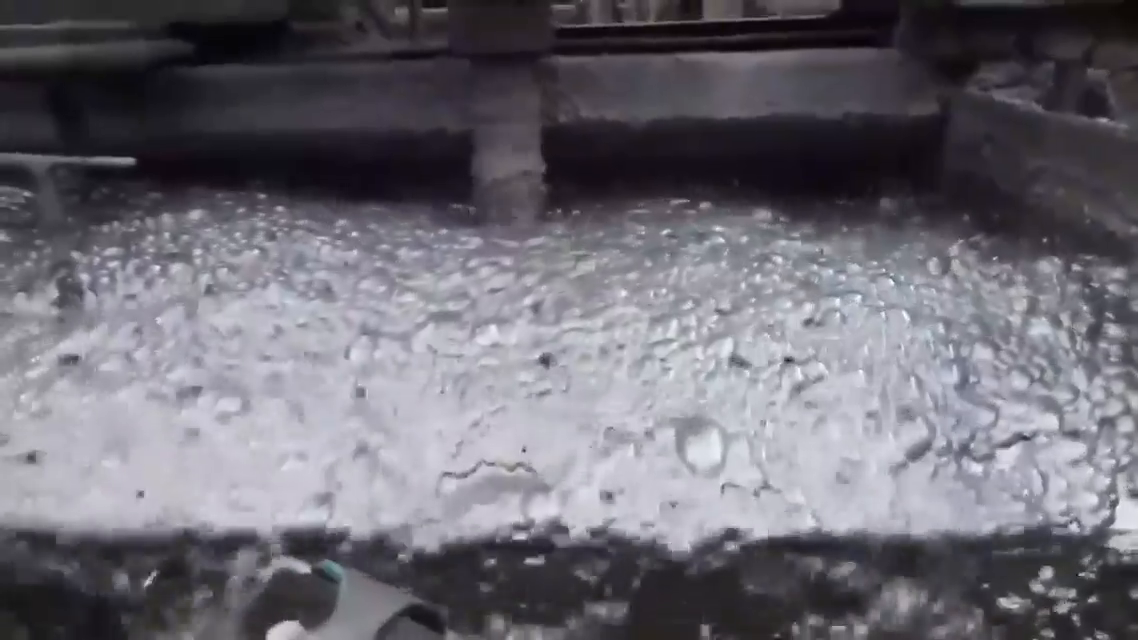
#> input picture frame 73 of Videos/sample_imagesstest_clip.mp4.mp4, 1138 x 640 px
$ python cv_features.py   (older library calls are emulated)
#> lines starting #> are read from the running program, lines starting #| are printed output that depends on the picture; after the words box and inside, x2 and y2 are one past the last pixel; in counts of white or black regions, pixels touching at a corner belong together
"""
cv_features.py
Computer vision functions that extract measurable froth characteristics
from images and video, mirroring what a human operator visually judges.
"""

import cv2
import numpy as np


def get_frames_from_video(video_path, num_frames=2):
    """
    Reads a short video/image-sequence file and returns the first
    `num_frames` frames as a list of images (numpy arrays).
    We need at least 2 frames to calculate froth speed via optical flow.
    """
    cap = cv2.VideoCapture(str(video_path))
    frames = []

    while len(frames) < num_frames:
        success, frame = cap.read()
        if not success:
            break  # video ended before we got enough frames
        frames.append(frame)

    cap.release()  # always release video resources when done
    return frames


def extract_color_feature(frame):
    """
    Converts the frame to HSV color space and returns the average hue.
    Hue isolates 'what color' independent of brightness/lighting -
    useful because plant lighting conditions vary a lot.
    """
    hsv = cv2.cvtColor(frame, cv2.COLOR_BGR2HSV)
    avg_hue = float(np.mean(hsv[:, :, 0]))  # channel 0 = Hue
    return avg_hue


def extract_bubble_size(frame):
    """
    Estimates average bubble size using thresholding and contour detection.

    Steps:
    1. Convert to grayscale (bubble edges show up as intensity changes)
    2. Apply adaptive threshold to highlight bubble boundaries
    3. Find contours (outlines of connected regions)
    4. Return the average area of detected contours as a proxy for bubble size
    """
    gray = cv2.cvtColor(frame, cv2.COLOR_BGR2GRAY)

    # Adaptive threshold handles uneven lighting better than a fixed threshold
    thresh = cv2.adaptiveThreshold(
        gray, 255,
        cv2.ADAPTIVE_THRESH_GAUSSIAN_C,
        cv2.THRESH_BINARY_INV,
        blockSize=11,
        C=2
    )

    contours, _ = cv2.findContours(thresh, cv2.RETR_EXTERNAL, cv2.CHAIN_APPROX_SIMPLE)

    if not contours:
        return 0.0  # no bubbles detected - avoid crashing on empty froth images

    areas = [cv2.contourArea(c) for c in contours]
    # Filter out tiny noise specks (adjust threshold as we test on real images)
    areas = [a for a in areas if a > 5]

    if not areas:
        return 0.0

    avg_bubble_area = float(np.mean(areas))
    return avg_bubble_area


def extract_texture_score(frame):
    """
    Measures froth texture using Laplacian variance.
    Smooth, stable froth = low variance.
    Chunky, unstable, or overly aerated froth = high variance.
    """
    gray = cv2.cvtColor(frame, cv2.COLOR_BGR2GRAY)
    laplacian = cv2.Laplacian(gray, cv2.CV_64F)
    texture_score = float(laplacian.var())
    return texture_score


def extract_froth_speed(frame1, frame2):
    """
    Calculates froth movement speed using Farneback optical flow -
    comparing pixel movement between two consecutive frames.

    Returns the average motion magnitude across the whole image,
    which acts as our 'froth speed' feature.
    """
    gray1 = cv2.cvtColor(frame1, cv2.COLOR_BGR2GRAY)
    gray2 = cv2.cvtColor(frame2, cv2.COLOR_BGR2GRAY)

    flow = cv2.calcOpticalFlowFarneback(
        gray1, gray2, None,
        pyr_scale=0.5, levels=3, winsize=15,
        iterations=3, poly_n=5, poly_sigma=1.2, flags=0
    )

    # flow has an (x, y) movement vector per pixel - we compute magnitude
    magnitude, _ = cv2.cartToPolar(flow[..., 0], flow[..., 1])
    avg_speed = float(np.mean(magnitude))
    return avg_speed


def extract_all_features(video_path):
    """
    Orchestrates the full feature extraction pipeline for one video/clip:
    - Reads first 2 frames
    - Calculates color, bubble size, and texture from the latest frame
    - Calculates speed by comparing the two frames

    Returns a dictionary matching our database's froth_features table.
    """
    frames = get_frames_from_video(video_path, num_frames=2)
#> in get_frames_from_video, frame is the input picture: shape (640, 1138, 3); mean B, G, R 114.5, 105.8, 108.3
#> frames = 2 items

    if len(frames) < 2:
        raise ValueError(
            f"Need at least 2 frames to calculate froth speed, "
            f"but only got {len(frames)} from {video_path}"
        )

    latest_frame = frames[-1]
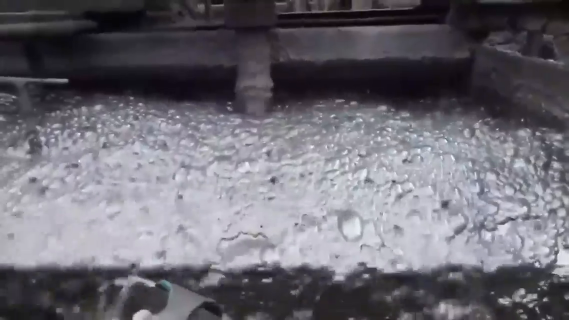
#> latest_frame: shape (640, 1138, 3) (shown at 1/2 size); mean B, G, R 114.4, 105.7, 108.2

    features = {
        "color_hue_avg": extract_color_feature(latest_frame),
        "avg_bubble_size": extract_bubble_size(latest_frame),
        "texture_score": extract_texture_score(latest_frame),
        "froth_speed": extract_froth_speed(frames[0], frames[1]),
    }
#> in extract_color_feature, `avg_hue = float(np.mean(hsv[:, :, 0]))`: avg_hue = 126.4
#> in extract_bubble_size, `thresh = cv2.adaptiveThreshold( gray, 255, cv2.ADAPTIVE_THRESH_GAUSSIA..`:
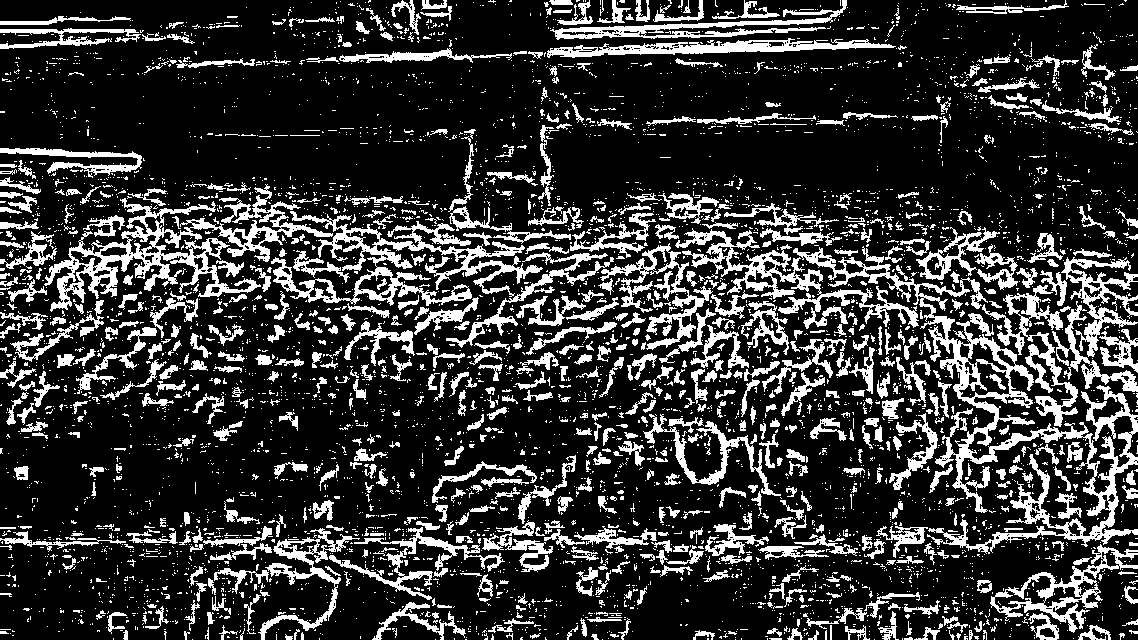
#> thresh: shape (640, 1138); 21% white; 5403 white regions (4654 under 20 px)
#> in extract_bubble_size, `contours, _ = cv2.findContours(thresh, cv2.RETR_EXTERNAL, cv2.CHAIN_AP..`: contours = 5371 contours, 4857 with area under 20; largest, box (x1, y1, x2, y2) and area: (793, 246, 1138, 554) 12713, (44, 184, 333, 312) 8356, (271, 211, 543, 306) 6319, (675, 228, 919, 329) 3996, (990, 544, 1138, 633) 3608
#> in extract_bubble_size, `areas = [cv2.contourArea(c) for c in contours]`: areas = 5371 values, max 12713 at index 3343, min 0 at index 0, mean 21.46
#> in extract_bubble_size, `areas = [a for a in areas if a > 5]`: areas = 925 values, max 12713 at index 683, min 5.5 at index 9, mean 122.6
#> in extract_bubble_size, `avg_bubble_area = float(np.mean(areas))`: avg_bubble_area = 122.6
#> in extract_texture_score, `laplacian = cv2.Laplacian(gray, cv2.CV_64F)`:
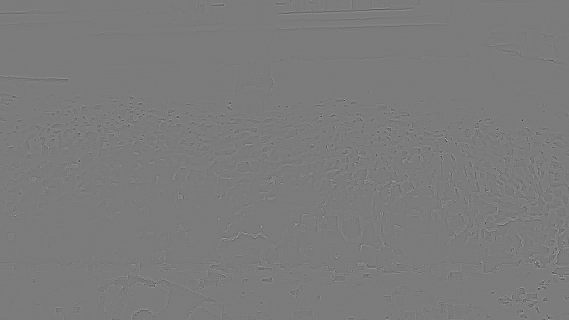
#> laplacian: shape (640, 1138) float64 (shown at 1/2 size); min -151, max 160, mean 0; drawn with min black and max white
#> in extract_texture_score, `texture_score = float(laplacian.var())`: texture_score = 38.68
#> in extract_froth_speed, `magnitude, _ = cv2.cartToPolar(flow[..., 0], flow[..., 1])`:
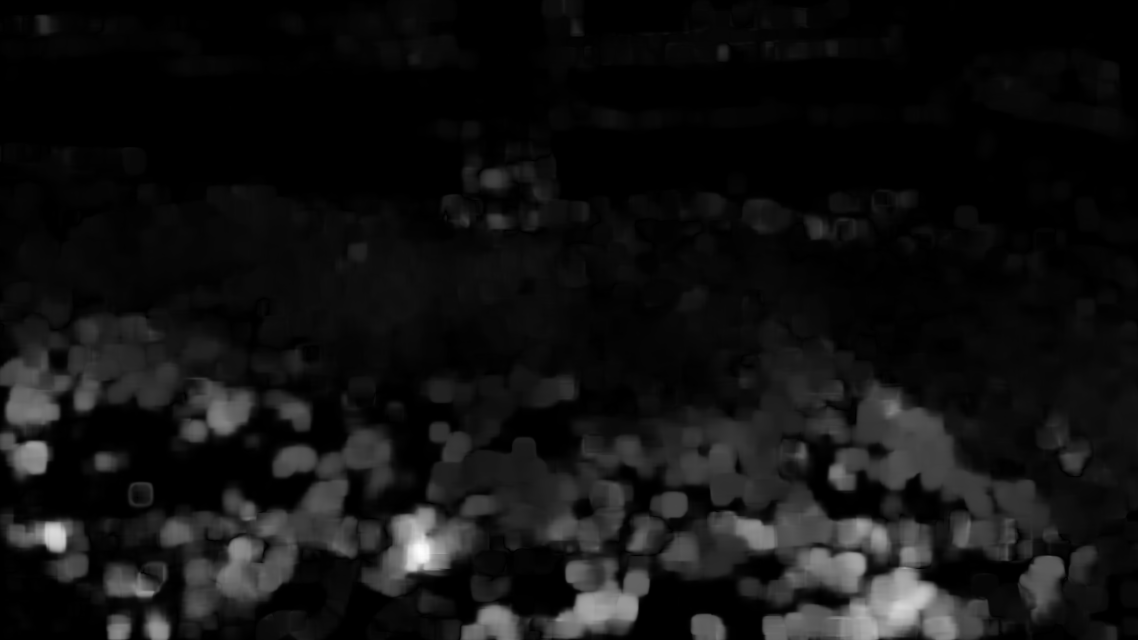
#> magnitude: shape (640, 1138) float32; min 0, max 30.74, mean 2.2; drawn with min black and max white
#> in extract_froth_speed, `avg_speed = float(np.mean(magnitude))`: avg_speed = 2.18
#> features = {'color_hue_avg': 126.4, 'avg_bubble_size': 122.6, 'texture_score': 38.68, 'froth_speed': 2.18}

    return features


if __name__ == "__main__":
    from pathlib import Path

    # Scan the videos folder for all .mp4 files, instead of needing one exact filename
    videos_folder = Path("videos")
    video_files = list(videos_folder.glob("*.mp4"))

    if not video_files:
        print(f"No .mp4 files found in {videos_folder.resolve()}")
    else:
        print(f"Found {len(video_files)} video(s). Testing feature extraction on each:\n")

        for video_path in video_files:
            print(f"--- {video_path.name} ---")
            try:
                result = extract_all_features(video_path)
#> result has the same summary as features in extract_all_features
                for key, value in result.items():
                    print(f"  {key}: {value:.4f}")
#> this loop made 4 passes
#> (key, value) on passes 1 to 4: ('color_hue_avg', 126.4), ('avg_bubble_size', 122.6), ('texture_score', 38.68), ('froth_speed', 2.18)
#> (printed output is left out)
            except Exception as e:
                print(f"  Error during feature extraction: {e}")
            print()  # blank line between videos

$ run again, starting later in the video
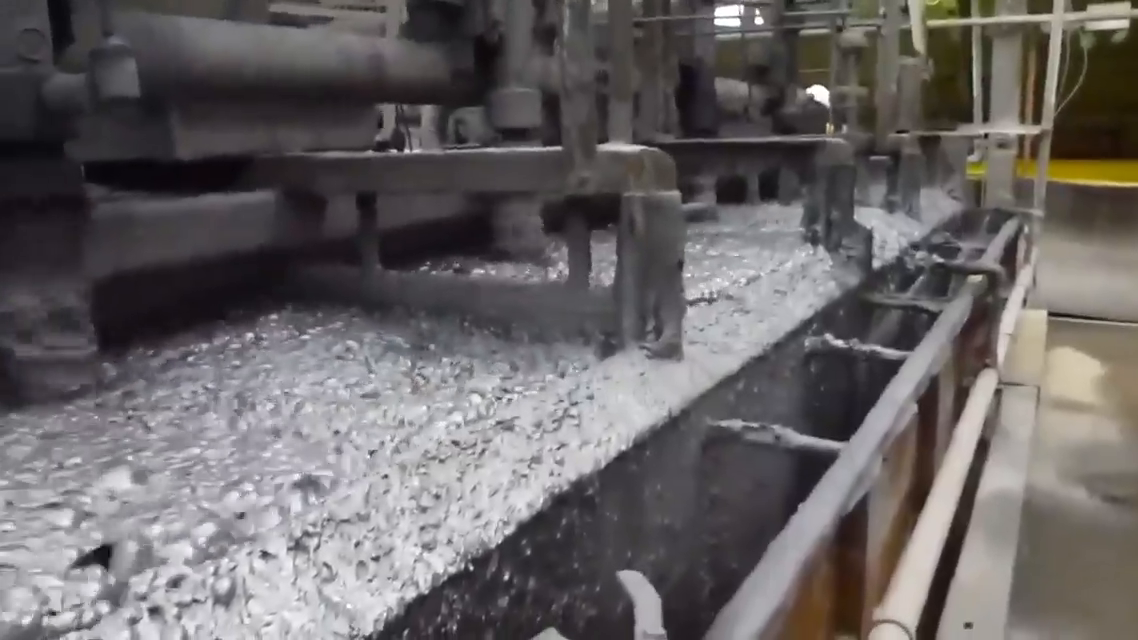
#> input picture frame 331 of Videos/sample_imagesstest_clip.mp4.mp4, 1138 x 640 px
#> in get_frames_from_video, frame is the input picture: shape (640, 1138, 3); mean B, G, R 100.8, 100.1, 104.3
#> frames = 2 items
#> hsv: shape (640, 1138, 3); mean H, S, V 102, 29.9, 106.5
#> avg_hue = 102
#> in extract_bubble_size, `thresh = cv2.adaptiveThreshold( gray, 255, cv2.ADAPTIVE_THRESH_GAUSSIA..`:
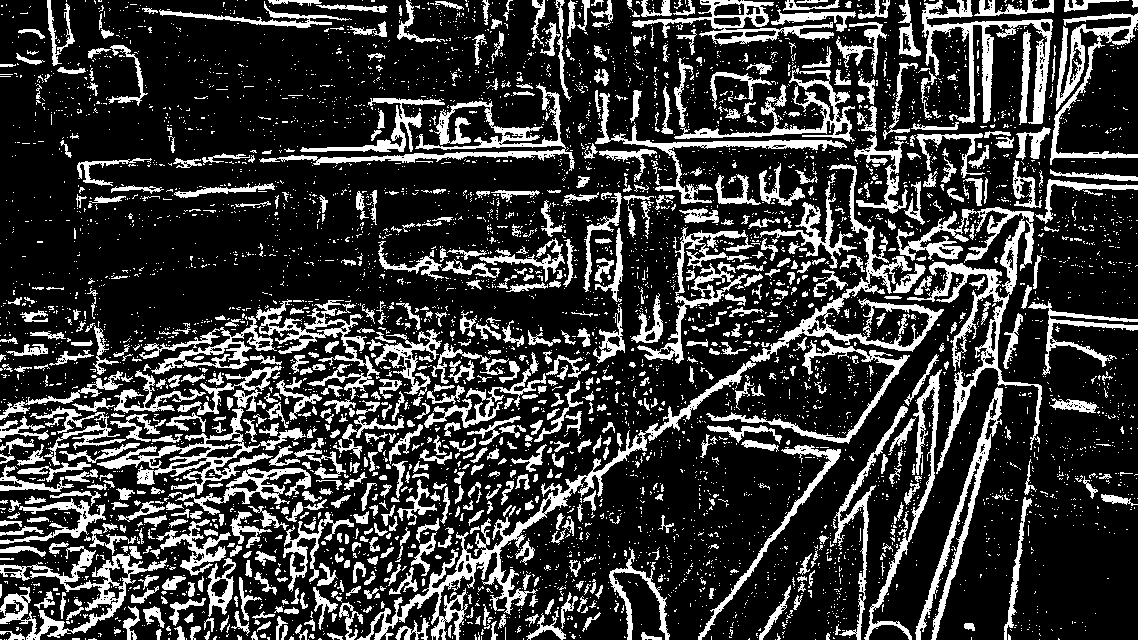
#> thresh: shape (640, 1138); 22.6% white; 5319 white regions (4540 under 20 px)
#> contours = 5292 contours, 4732 with area under 20; largest, box (x1, y1, x2, y2) and area: (896, 207, 1042, 474) 5768, (357, 361, 756, 640) 5335, (750, 164, 944, 362) 5008, (97, 408, 273, 495) 3634, (0, 546, 167, 640) 3556
#> in extract_bubble_size, `areas = [cv2.contourArea(c) for c in contours]`: areas = 5292 values, max 5768.5 at index 3557, min 0 at index 0, mean 23.55
#> in extract_bubble_size, `areas = [a for a in areas if a > 5]`: areas = 947 values, max 5768.5 at index 731, min 5.5 at index 2, mean 129.9
#> avg_bubble_area = 129.9
#> texture_score = 61.77
#> in extract_froth_speed, `magnitude, _ = cv2.cartToPolar(flow[..., 0], flow[..., 1])`:
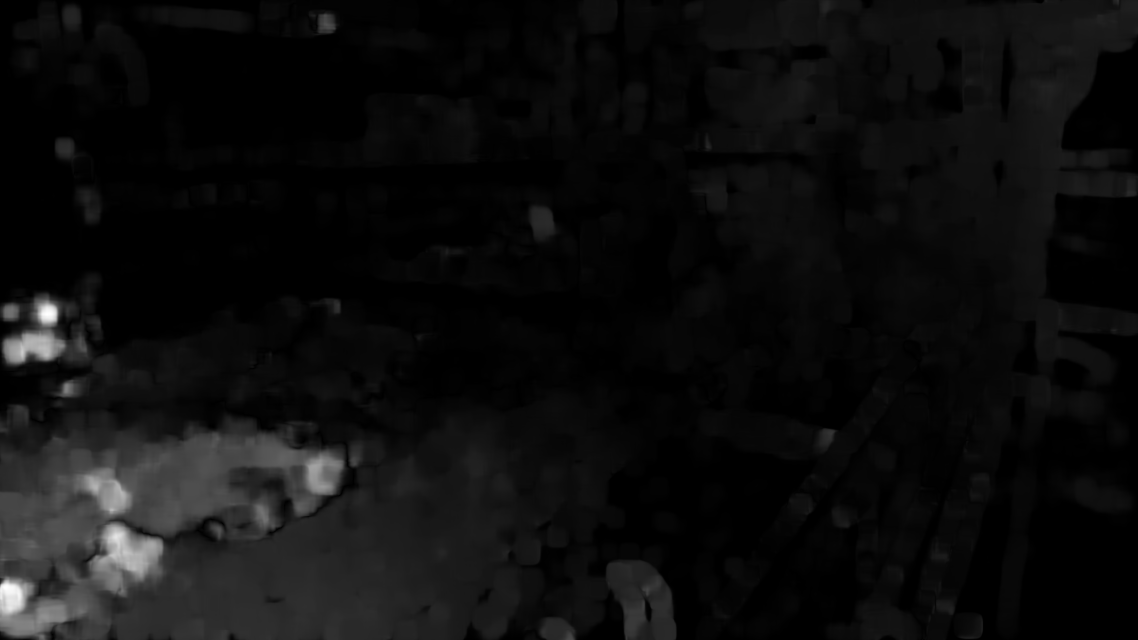
#> magnitude: shape (640, 1138) float32; min 1.36e-13, max 21.02, mean 1.2; drawn with min black and max white
#> avg_speed = 1.17
#> features = {'color_hue_avg': 102, 'avg_bubble_size': 129.9, 'texture_score': 61.77, 'froth_speed': 1.17}
#> result has the same summary as features in extract_all_features
#> the loop `for key, value in result.items():` made 4 passes
#> (key, value) on passes 1 to 4: ('color_hue_avg', 102), ('avg_bubble_size', 129.9), ('texture_score', 61.77), ('froth_speed', 1.17)
#> (printed output is left out)
